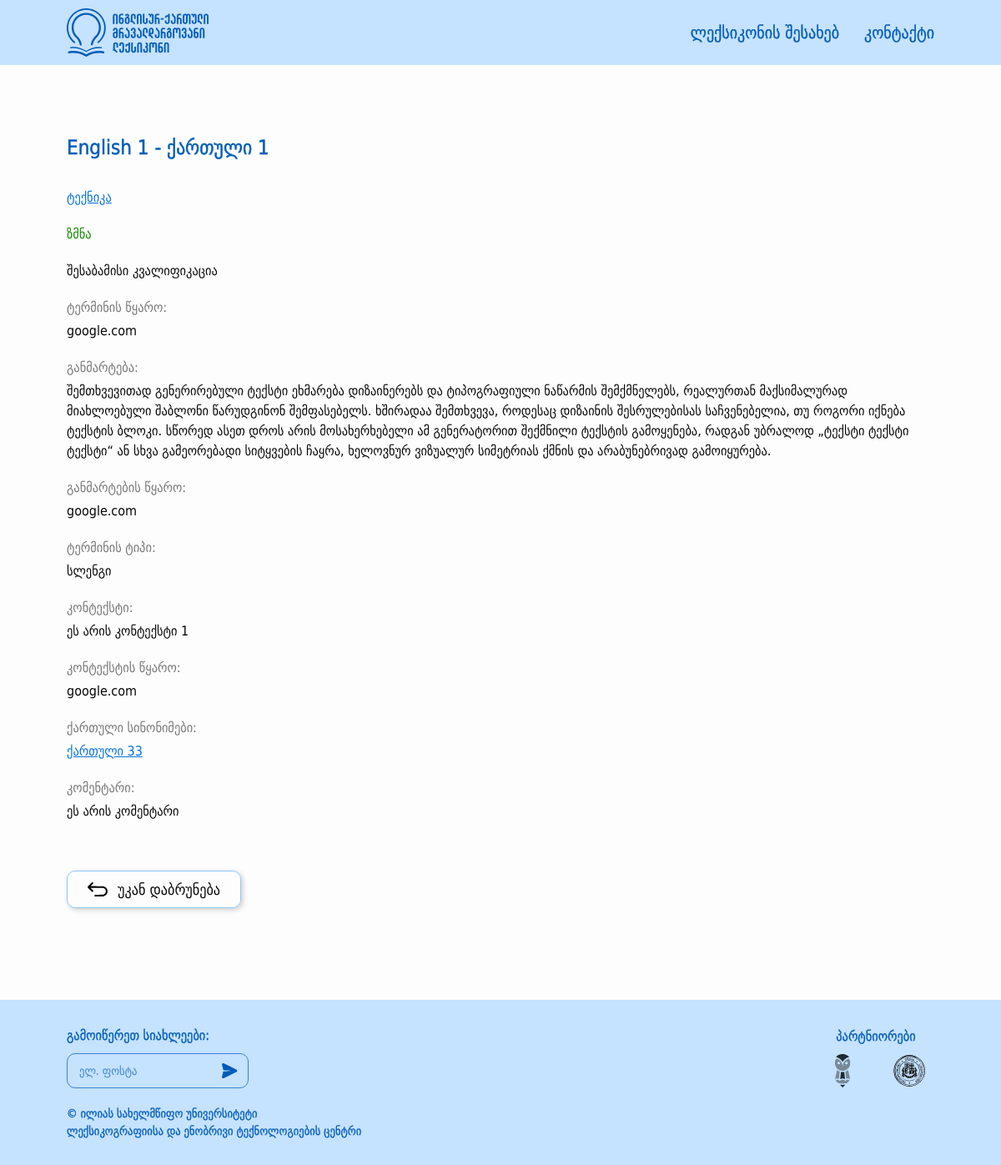
/term_detail/1, run on the app's committed database.
### src/models/terms.py (models this page shows, shortened)
class Term(BaseModel):
    __tablename__ = 'terms'
    id = db.Column(db.Integer, primary_key=True)
    geo_word = db.Column(db.String(100), nullable=False)
    eng_word = db.Column(db.String(100), nullable=False)
    grammar_form = db.Column(db.String(50), nullable=True)
    term_source = db.Column(db.Text, nullable=False)
    definition = db.Column(db.Text, nullable=False)
    definition_source = db.Column(db.Text, nullable=False)
    term_type = db.Column(db.String(50), nullable=True)
    context = db.Column(db.Text, nullable=True)
    context_source = db.Column(db.Text, nullable=True)
    comment = db.Column(db.Text, nullable=True)
    english_synonyms = db.Column(db.Text, nullable=True)
    stylistic_label = db.Column(db.String(50), nullable=True)
    is_active = db.Column(db.Boolean, default=True)
    category = db.relationship("Category", secondary="terms_categories", backref="terms")
    def get_synonyms(self):
        connections = ConnectedTerm.query.filter(ConnectedTerm.is_synonym == True, (ConnectedTerm.term1_id == self.id) | (ConnectedTerm.term2_id == self.id)).all()
        synonym_ids = [connection.term1_id if connection.term1_id != self.id else connection.term2_id for connection in connections]
        synonyms = Term.query.filter(Term.id.in_(synonym_ids)).all()
        return synonyms
    def get_related_terms(self):
        connections = ConnectedTerm.query.filter(ConnectedTerm.is_synonym == False, (ConnectedTerm.term1_id == self.id) | (ConnectedTerm.term2_id == self.id)).all()
        connected_term_ids = [connection.term1_id if connection.term1_id != self.id else connection.term2_id for connection in connections]
        related_terms = Term.query.filter(Term.id.in_(connected_term_ids)).all()
        return related_terms
    def get_category_tree(self):
        category_trees = []
        for category in self.category:
            categories = category.get_parents()
            categories.append(category)
            category_trees.append(categories)
        return category_trees

class Category(BaseModel):
    __tablename__ = "categories"
    id = db.Column(db.Integer, primary_key=True)
    name = db.Column(db.String(50), nullable=False)
    parent_id = db.Column(db.Integer, db.ForeignKey("categories.id"), nullable=True)
    is_active = db.Column(db.Boolean, default=True)
    children = db.relationship('Category', backref=db.backref('parent', remote_side=[id]))
    def get_parents(self):
        parents = []
        if self.parent:
            parents.append(self.parent)
            parents.extend(self.parent.get_parents())
        return parents

### src/models/about.py (models this page shows, shortened)
class About(BaseModel):
    id = db.Column(db.Integer, primary_key=True)
    partner_name = db.Column(db.String(100), nullable=True)
    logo = db.Column(db.String(200), nullable=True)
    logo_link = db.Column(db.Text, nullable=True)
    about_text = db.Column(db.Text, nullable=True)

### src/views/main/routes.py (the view)
@main_blueprint.route("/term_detail/<int:term_id>")
def term_detail(term_id):
    items = About.query.all()
    form = ContactForm()
    term = Term.query.filter(Term.id == term_id, Term.is_active == True, Term.category.any(Category.is_active == True)).first_or_404()
    return render_template("main/term_detail.html", term=term, items=items, form=form)

### src/templates/main/term_detail.html (shortened to what this page needs)
{% extends 'layouts/base.html' %}
{% block content %}
    <div class="main-outer edge-padding">
        <main class="main-content width-limiter">
            <article class="term-word-container">
                <h1 class="term-word-detail">{{ term.eng_word }} - {{ term.geo_word }}</h1>
                {% set category_trees = term.get_category_tree() %}
                {% for tree in category_trees %}
                    <div class="term-field">
                        {% for category in tree %}
                            <a href="{{ url_for('main.home', categories=category.id) }}" style="display: inline-block;">
                                {{ category.name }}
                            </a>
                        {% endfor %}
                    </div>
                {% endfor %}
                <div class="term-word-type">{{ term.grammar_form }}</div>
                <div class="term-qualifications">შესაბამისი კვალიფიკაცია</div>
                {% if term.term_source %}
                    <section class="term-source">
                        <h2>ტერმინის წყარო:</h2>
                        <p> {{ term.term_source|safe }} </p>
                    </section>
                {% endif %}
                <section class="term-definition">
                    <h2>განმარტება:</h2>
                    <p> {{ term.definition }} </p>
                </section>
                {% if term.definition_source %}
                    <section class="term-definition-source">
                        <h2>განმარტების წყარო:</h2>
                        <p> {{ term.definition_source|safe }} </p>
                    </section>
                {% endif %}
                {% if term.term_type %}
                    <section class="term-type">
                        <h2>ტერმინის ტიპი:</h2>
                        <p>{{ term.term_type }}</p>
                    </section>
                {% endif %}
                {% if term.context %}
                    <section class="term-context">
                        <h2>კონტექსტი:</h2>
                        <p> {{ term.context }} </p>
                    </section>
                {% endif %}
                {% if term.context_source %}
                    <section class="term-context-source">
                        <h2>კონტექსტის წყარო:</h2>
                        <p> {{ term.context_source|safe }} </p>
                    </section>
                {% endif %}
                {% set synonyms = term.get_synonyms() %}
                {% if synonyms %}
                    <section class="term-synonyms">
                        <h2>ქართული სინონიმები:</h2>
                        <ul>
                            {% for synonym in synonyms %}
                                <li>
                                    <a href="{{ url_for('main.term_detail', term_id=synonym.id) }}">{{ synonym.geo_word }}</a>
                                </li>
                            {% endfor %}
                        </ul>
                    </section>
                {% endif %}
                {% set related_terms = term.get_related_terms() %}
                {% if term.comment %}
                    <section class="term-comment">
                        <h2>კომენტარი:</h2>
                        <p> {{ term.comment }} </p>
                    </section>
                {% endif %}
                <a class="go-back-button-container" href="{{ url_for('main.home') }}">
                    <button type="button" class="go-back-button">
                        <img src="{{ url_for('static', filename='images/' + 'go-back.svg') }}" alt="Go back"/>
                    </button>
                    <span>უკან დაბრუნება</span>
                </a>
            </article>
        </main>
    </div>
{% endblock %}

### src/templates/layouts/footer.html (shortened to what this page needs)
<footer class="footer edge-padding">
    <div class="footer-content width-limiter">
        <div class="sub-group">
            <label class="sub-label">გამოიწერეთ სიახლეები:</label>
            <form class="base-field sub-input-container errorable-field" id="subscribe-form" method="POST" action="">
                <input class="sub-input field-input" type="email" placeholder="ელ. ფოსტა" value="{{ form.email.value }}"/>
                <button class="sub-button">
                </button>
            </form>
        </div>
        <div class="partner-group">
                <h6 class="partner-title">პარტნიორები</h6>
                <div class="partner-logos">
                    {% if items %}
                        {% for item in items %}
                            {% if item.logo %}
                                <a href="{{ item.logo_link }}" target="_blank">
                                    <img src="{{ url_for('static', filename='images/' + item.logo) }}" alt="{{ item.partner_name }} logo" class="partner-logo" width="60" height="60">
                                </a>
                            {% endif %}
                        {% endfor %}
                    {% else %}
                        <p>No partner companies available.</p>
                    {% endif %}
                </div>
        </div>
    </div>
    <span class="copyright">© ილიას სახელმწიფო უნივერსიტეტი&#10;ლექსიკოგრაფიისა და ენობრივი ტექნოლოგიების ცენტრი</span>
</footer>

### src/static/styles/global.css (style rules this page uses)
:root { --color-light-blue: 197, 226, 255; --color-light-blue-2: 143, 199, 255; --color-blue: 6, 114, 221; --color-blue-1: 81, 168, 255; --color-blue-2: 0, 92, 184; --color-white: 253, 253, 253; --color-black: 7, 7, 7; --color-gray: 119, 119, 119; --color-gray-2: 237, 237, 237; --color-green: 19, 137, 0; --color-red: 229, 0, 0; }
*, *::before, *::after { box-sizing: border-box; }
* { margin: 0; }
body { line-height: 1.5; -webkit-font-smoothing: antialiased; }
img, picture, video, canvas, svg { display: block; max-width: 100%; }
input, button, textarea, select { font: inherit; }
p, h1, h2, h3, h4, h5, h6 { overflow-wrap: break-word; }
* { color: rgb(var(--color-black)); font-family: 'DejaVu Sans Condensed', sans-serif; }
body { display: flex; min-height: 100vh; flex-direction: column; background-color: rgb(var(--color-white)); }
ul { list-style: none; padding: 0; margin: 0; }
button { all: unset; cursor: pointer; box-sizing: border-box; }

### src/static/styles/shared.css (style rules this page uses)
.edge-padding { padding: 10px 20px; }
.width-limiter { max-width: 1300px; margin: 0 auto; }
.main-outer { padding-top: 60px; padding-bottom: 100px; flex: 1; }
.footer { display: flex; flex-direction: column; align-items: center; gap: 20px; background: rgb(var(--color-light-blue)); padding: 30px; }
.footer-content { display: flex; width: 100%; justify-content: space-between; flex-direction: column; align-items: start; gap: 24px; }
.footer .sub-group { display: flex; flex-direction: column; gap: 10px; width: 100%; }
.footer .sub-label { -webkit-text-stroke: 0.3px rgb(var(--color-blue-2)); font-size: 16px; color: rgb(var(--color-blue-2)); }
.footer .sub-input-container { display: flex; gap: 8px; padding: 8px 12px; border-radius: 10px; font-size: 14px; border: 1px solid rgb(var(--color-blue-2), 0.7); max-width: 230px; width: 100%; }
.footer .sub-input { background-color: transparent; border: none; outline: none; width: 100%; color: rgb(var(--color-blue-2)); }
.footer .sub-input::placeholder { color: rgb(var(--color-blue-2), 0.7); }
.footer .copyright { -webkit-text-stroke: 0.3px rgb(var(--color-blue-2)); font-size: 14px; color: rgb(var(--color-blue-2)); white-space: pre-wrap; text-align: center; }
.footer .partner-group { display: flex; align-items: start; flex-direction: column; justify-content: center; gap: 10px; }
.footer .partner-title { -webkit-text-stroke: 0.3px rgb(var(--color-blue-2)); font-size: 16px; font-weight: 400; color: rgb(var(--color-blue-2)); }
.footer .partner-logos { display: flex; gap: 20px; }
.footer .partner-logo { height: 40px; }
.base-field { position: relative; border: 1.2px solid rgb(var(--color-light-blue-2)); border-radius: 8px; padding: 4px 8px; font-size: 18px; width: 100%; color: rgb(var(--color-black)); outline: none; }
.base-field::placeholder { color: rgb(var(--color-gray)); }
.errorable-field { position: relative; transition: border 250ms ease-out; }
.errorable-field input::placeholder { transition: color 250ms ease-out; }
.errorable-field :is(svg, path) { transition: fill 250ms ease-out; }
@media screen and (min-width: 768px) { .edge-padding { padding: 10px 80px; } }
@media screen and (min-width: 768px) { .main-outer { padding: 80px; padding-bottom: 110px; } }
@media screen and (min-width: 768px) { .footer { align-items: start; padding-top: 30px; padding-bottom: 30px; } }
@media screen and (min-width: 768px) { .footer-content { flex-direction: row; align-items: center; } }
@media screen and (min-width: 768px) { .footer .sub-group { width: auto; } }
@media screen and (min-width: 768px) { .footer .partner-group { align-items: center; } }
@media screen and (min-width: 768px) { .footer .copyright { text-align: left; } }

### src/static/styles/other.css (style rules this page uses)
.main-outer { display: flex; }
main { display: flex; flex: 1; }

### src/static/styles/main.css (style rules this page uses)
.main-content { display: flex; gap: 24px; justify-content: center; }
.term-card .field, a { font-size: 14px; color: rgb(var(--color-blue)); }
.term-context-source { grid-column: 2; }
@media screen and (min-width: 768px) { .main-content { gap: 30px; } }
@media screen and (min-width: 768px) { .term-card .field, a { font-size: 16px; } }

### data on the page
Term: eng_word "English 1", geo_word "ქართული 1", grammar_form "ზმნა", term_source "google.com", definition "შემთხვევითად გენერირებული ტექსტი ეხმარება დიზაინერებს და ტიპოგრაფიული ნაწარმის შემქმნელებს, რეალურთან მაქსიმალურად მიახლოებული შაბლონი წარუდგინონ შემფასებელს. ხშირადაა შემთხვევა, როდესაც დიზაინის შესრულებისას საჩვენებელია, თუ როგორი იქნება ტექსტის ბლოკი. სწორედ ასეთ დროს არის მოსახერხებელი ამ გენერატორით შექმნილი ტექსტის გამოყენება, რადგან უბრალოდ „ტექსტი ტექსტი ტექსტი“ ან სხვა გამეორებადი სიტყვების ჩაყრა, ხელოვნურ ვიზუალურ სიმეტრიას ქმნის და არაბუნებრივად გამოიყურება.", definition_source "google.com", term_type "სლენგი", context "ეს არის კონტექსტი 1", context_source "google.com", comment "ეს არის კომენტარი"
Category: name "ტექნიკა"
Term: geo_word "ქართული 33"
About: logo (picture)
About: logo (picture)
